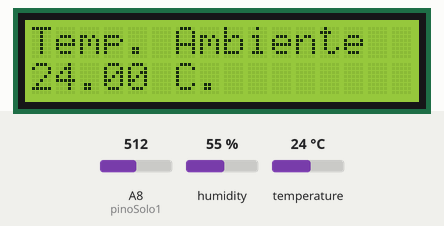
Recording of a sketch running on a simulated Arduino Mega 2560, built with avr-gcc and run on an emulated ATmega2560. Parts: 16×2 character LCD. Wiring (inferred from the names in the program): DHT11 sensor: data A9. The inputs (shaded band) are chosen by the test bench; at power-on: humidity 55 %, A8 (pinoSolo1) = 512, temperature 24 °C.

Above: at 3.2 s.
3.3 s: humidity set to 22 %
At 12.9 s:
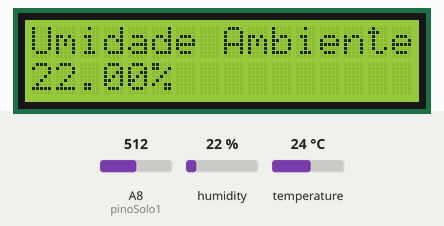
13.6 s: A8 (pinoSolo1) set to 306
At 23.0 s:
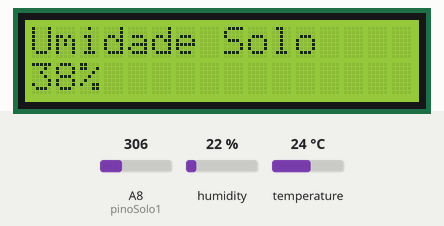
23.6 s: temperature set to 12 °C
At 32.6 s:
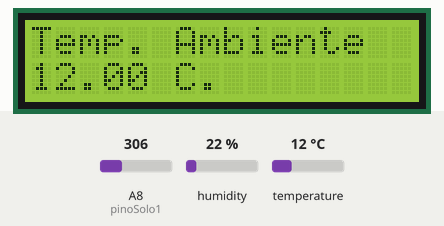
33.7 s: A8 (pinoSolo1) set to 122
At 37.8 s:
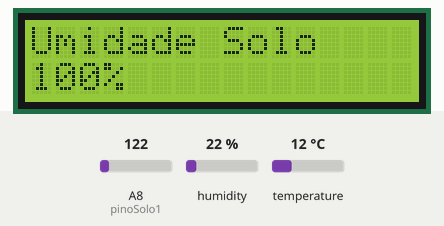
43.7 s: temperature set to 19 °C
At 48.6 s:
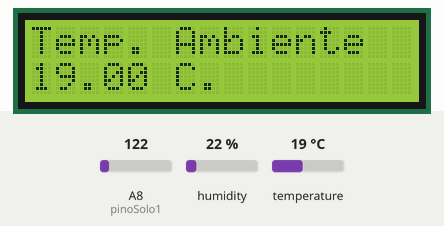
53.7 s: humidity set to 40 %
At 58.6 s:
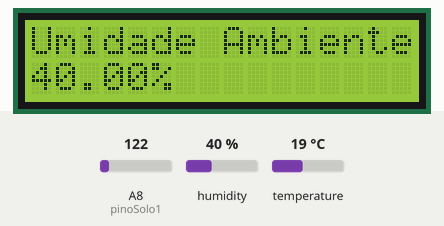
Timing chart, 0 to 60.1 s (numbered marks = the images above; inputs shaded):
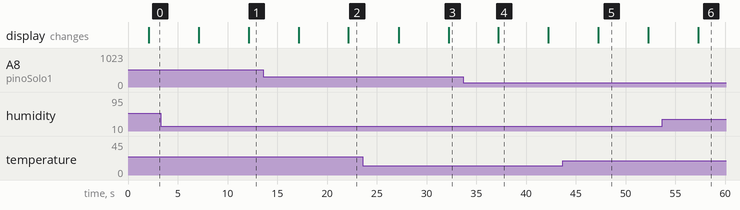

Measured:
- what the display in image 4 shows lasts 5.0 s, from 37.2 s to 42.2 s

The sketch:

medidor_solo_lcd.ino
```cpp
#include <LiquidCrystal.h> //INCLUSÃO DE BIBLIOTECA
#include <EEPROM.h>
#include <dht.h>

LiquidCrystal lcd(8, 9, 4, 5, 6, 7); //PORTAS DO ARDUINO QUE SÃO UTILIZADAS PELO SHIELD KEYPAD DISPLAY LCD
const int pinoSolo1 = A8; //PINO UTILIZADO PELO SENSOR
const int pinoDHT = A9;
int valorLido; //VARIÁVEL QUE ARMAZENA O PERCENTUAL DE UMIDADE DO SOLO
dht DHT;
int analogSoloSeco = 400; //VALOR MEDIDO COM O SOLO SECO (VOCÊ PODE FAZER TESTES E AJUSTAR ESTE VALOR)
int analogSoloMolhado = 150; //VALOR MEDIDO COM O SOLO MOLHADO (VOCÊ PODE FAZER TESTES E AJUSTAR ESTE VALOR)
int percSoloSeco = 0; //MENOR PERCENTUAL DO SOLO SECO (0% - NÃO ALTERAR)
int percSoloMolhado = 100; //MAIOR PERCENTUAL DO SOLO MOLHADO (100% - NÃO ALTERAR)

void setup(){

 lcd.begin(16,2); //SETA A QUANTIDADE DE COLUNAS(16) E O NÚMERO DE LINHAS(2) DO DISPLAY. EM SUMA: UMA MATRIZ DE 16 COLUNAS E 2 LINHAS
 //EEPROM.get(eeAddress, valor);
 lcd.setCursor(0, 0);
 lcd.clear();
 lcd.print("Lendo Dados...");
 delay(2000); //INTERVALO DE 2 SEGUNDOS
}

void printTemperatura(){
  DHT.read11(pinoDHT);
  lcd.setCursor(0, 0);
  lcd.print("Temp. Ambiente  ");
  lcd.setCursor(0, 1);
  lcd.print(DHT.temperature);
  lcd.print(" C.");
};

void printUmidadeSolo(){
  lcd.setCursor(0, 0);
  lcd.print("Umidade Solo    ");


  lcd.setCursor(0, 1);
  valorLido = constrain(analogRead(pinoSolo1),analogSoloMolhado,analogSoloSeco); //MANTÉM valorLido DENTRO DO INTERVALO (ENTRE analogSoloMolhado E analogSoloSeco)
  valorLido = map(valorLido,analogSoloMolhado,analogSoloSeco,percSoloMolhado,percSoloSeco); //EXECUTA A FUNÇÃO "map" DE ACORDO COM OS PARÂMETROS PASSADOS
  lcd.print(valorLido);
  lcd.print("%");//IMPRIME NO MONITOR SERIAL O PERCENTUAL DE UMIDADE DO SOLO
  lcd.print("                 ");
};

void printUmidade(){
  DHT.read11(pinoDHT);
  lcd.setCursor(0, 0);
  lcd.print("Umidade Ambiente");
  lcd.setCursor(0, 1);
  lcd.print(DHT.humidity);//IMPRIME NO MONITOR SERIAL O PERCENTUAL DE UMIDADE DO SOLO
  lcd.print("%");
};

void loop(){
 printTemperatura();
 delay(5000);  //INTERVALO DE 1 SEGUNDO
 printUmidadeSolo();
 delay(5000);
 printUmidade();
 delay(5000);
}
```
